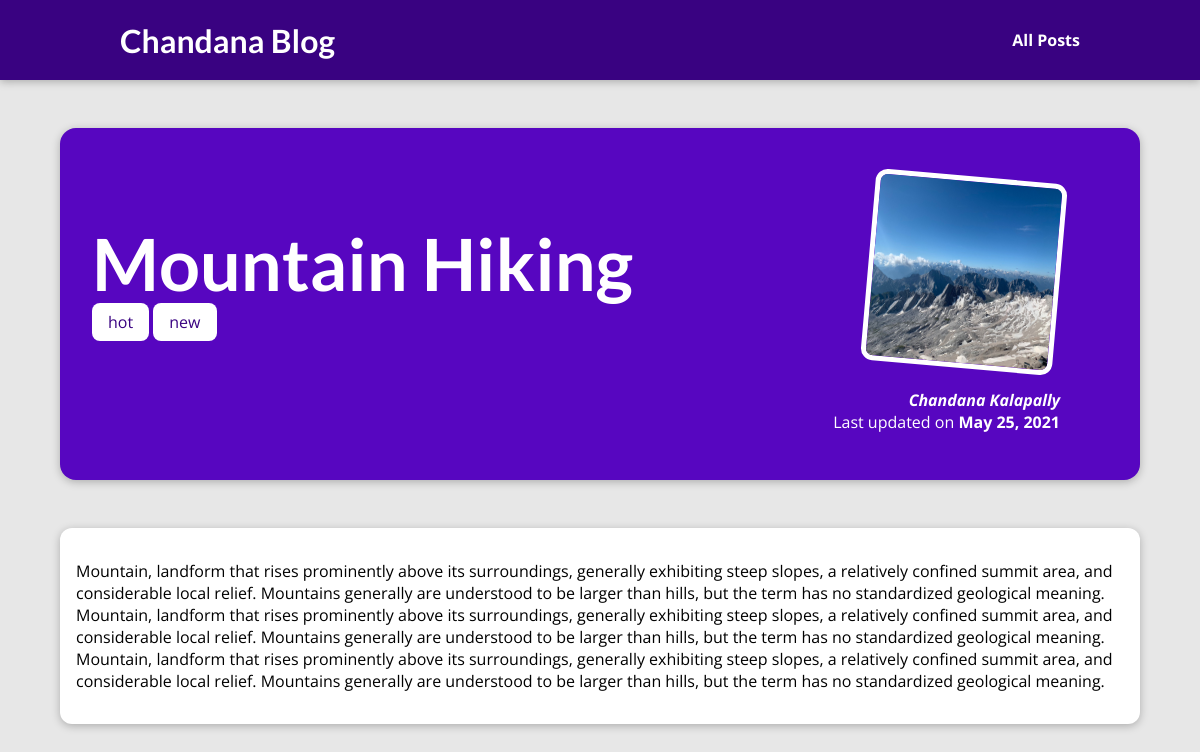
/posts/hike-in-the-mountain, run on the app's committed database.
### blog/models.py (models this page shows, shortened)
class Post(models.Model):
    title = models.CharField(max_length = 150)
    execrpt = models.CharField(max_length = 200)
    image_name = models.CharField(max_length = 100)
    date = models.DateField(auto_now=True)
    slug = models.SlugField(unique=True, db_index = True)
    content = models.TextField(validators=[MinLengthValidator(10)])
    author = models.ForeignKey(Author, on_delete = models.SET_NULL, related_name = "posts", null = True)
    tags = models.ManyToManyField(Tag)

class Tag(models.Model):
    caption = models.CharField(max_length=20)
    def __str__(self):
        return f"{self.caption}"

class Author(models.Model):
    first_name = models.CharField(max_length=100)
    last_name = models.CharField(max_length=100)
    email = models.EmailField()
    def full_name(self):
        return f"{self.first_name} {self.last_name}"
    def __str__(self):
        return self.full_name()

### blog/views.py (the view)
# urls.py: path("posts/<slug:slug>", views.post_details, name= "post-detail-page")
def post_details(request, slug):
    post = Post.objects.get(slug = slug)
    tags = post.tags.all()
    return render(request, "blog/detailed-post.html",{"post": post, "tags":tags})

### blog/templates/blog/detailed-post.html (shortened to what this page needs)
{% extends 'base.html' %}
{% load static %}
{% block css_files %}
    <link rel = "stylesheet" href = {% static 'blog/detail-post.css' %}>
{% endblock  %}
{% block content %}
    <section id = "summary">
        <h2>{{ post.title }}</h2>
        <div>
            {% for tag in tags %}
                <span class="tag">{{tag}}</span>
            {% endfor %}
        </div>
        <article>
            <img src = "{% static 'blog/images/'|add:post.image_name %}">
            <address>{{ post.author }}</address>
            <div>Last updated on <time>{{ post.date }}</time></div>
        </article>
    </section>
    <main>
        <p> {{ post.content }} </p>
    </main>
{% endblock content %}

### static/app.css (style rules this page uses)
* { box-sizing: border-box; }
html { font-family: 'Open Sans', 'Lato', sans-serif; }
body { margin: 0; }
h1, h2, h3 { font-family: 'Lato', sans-serif; font-weight: bold; }

### blog/static/blog/detail-post.css (style rules this page uses)
body { background-color: #e7e7e7; }
#summary { margin: 8rem auto 3rem auto; padding: 2rem; width: 90%; max-width: 90rem; border-radius: 16px; background-color: #5706c0; position: relative; box-shadow: 0 2px 8px rgba(0, 0, 0, 0.25); height: 22rem; }
#summary h2 { color: white; font-size: 4.5rem; margin-bottom: 0.3rem; }
#summary article { position: absolute; top: 2rem; right: 3rem; padding: 1rem 2rem; border-radius: 12px; text-align: right; color: white; }
#summary article img { width: 12rem; height: 12rem; border-radius: 12px; transform: rotateZ(5deg); border: 5px solid white; margin-bottom: 1rem; }
#summary address { font-weight: bold; }
#summary time { font-weight: bold; }
main { width: 90%; max-width: 90rem; margin: 3rem auto; background-color: white; padding: 1rem; border-radius: 12px; box-shadow: 0 2px 8px rgba(0, 0, 0, 0.25); }
.tag { background-color: white; color:#390281; padding: 0.5rem 1rem; border-radius: 8px; }

### data on the page
Post: title "Mountain Hiking", image_name (picture), author "Chandana Kalapally", date "May 25, 2021", content "Mountain, landform that rises prominently above its surroundings, generally exhibiting steep slopes, a relatively confined summit area, and considerable local relief. Mountains generally are understood to be larger than hills, but the term has no standardized geological meaning. Mountain, landform that rises prominently above its surroundings, generally exhibiting steep slopes, a relatively confined summit area, and considerable local relief. Mountains generally are understood to be larger than hills, but the term has no standardized geological meaning. Mountain, landform that rises prominently above its surroundings, generally exhibiting steep slopes, a relatively confined summit area, and…"
Tag: caption "hot"
Tag: caption "new"
